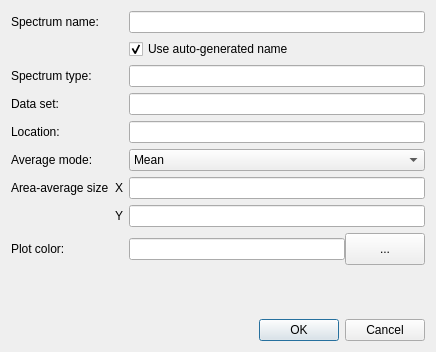
<?xml version="1.0" encoding="UTF-8"?>
<ui version="4.0">
 <class>SpectrumInfoEditor</class>
 <widget class="QDialog" name="SpectrumInfoEditor">
  <property name="geometry">
   <rect>
    <x>0</x>
    <y>0</y>
    <width>436</width>
    <height>352</height>
   </rect>
  </property>
  <property name="windowTitle">
   <string>Spectrum Information</string>
  </property>
  <property name="modal">
   <bool>true</bool>
  </property>
  <layout class="QGridLayout" name="gridLayout">
   <item row="4" column="0" colspan="2">
    <widget class="QLabel" name="label_location">
     <property name="text">
      <string>Location:</string>
     </property>
     <property name="buddy">
      <cstring>lineedit_location</cstring>
     </property>
    </widget>
   </item>
   <item row="8" column="2">
    <widget class="QWidget" name="widget" native="true">
     <layout class="QGridLayout" name="gridLayout_2" columnstretch="1,0">
      <property name="leftMargin">
       <number>0</number>
      </property>
      <property name="topMargin">
       <number>0</number>
      </property>
      <property name="rightMargin">
       <number>0</number>
      </property>
      <property name="bottomMargin">
       <number>0</number>
      </property>
      <property name="spacing">
       <number>0</number>
      </property>
      <item row="0" column="0">
       <widget class="QLineEdit" name="lineedit_plot_color"/>
      </item>
      <item row="0" column="1">
       <widget class="QPushButton" name="button_plot_color">
        <property name="minimumSize">
         <size>
          <width>32</width>
          <height>32</height>
         </size>
        </property>
        <property name="text">
         <string>...</string>
        </property>
       </widget>
      </item>
     </layout>
    </widget>
   </item>
   <item row="10" column="0" colspan="3">
    <widget class="QDialogButtonBox" name="buttonBox">
     <property name="orientation">
      <enum>Qt::Horizontal</enum>
     </property>
     <property name="standardButtons">
      <set>QDialogButtonBox::Cancel|QDialogButtonBox::Ok</set>
     </property>
    </widget>
   </item>
   <item row="0" column="2">
    <widget class="QLineEdit" name="lineedit_name"/>
   </item>
   <item row="7" column="1">
    <widget class="QLabel" name="label_area_avg_y">
     <property name="text">
      <string>Y</string>
     </property>
     <property name="buddy">
      <cstring>lineedit_area_avg_y</cstring>
     </property>
    </widget>
   </item>
   <item row="5" column="2">
    <widget class="QComboBox" name="combobox_avg_mode">
     <item>
      <property name="text">
       <string>Mean</string>
      </property>
     </item>
     <item>
      <property name="text">
       <string>Median</string>
      </property>
     </item>
    </widget>
   </item>
   <item row="7" column="2">
    <widget class="QLineEdit" name="lineedit_area_avg_y"/>
   </item>
   <item row="2" column="2">
    <widget class="QLineEdit" name="lineedit_spectrum_type">
     <property name="readOnly">
      <bool>true</bool>
     </property>
    </widget>
   </item>
   <item row="5" column="0" colspan="2">
    <widget class="QLabel" name="label_avg_mode">
     <property name="text">
      <string>Average mode:</string>
     </property>
     <property name="buddy">
      <cstring>combobox_avg_mode</cstring>
     </property>
    </widget>
   </item>
   <item row="2" column="0" colspan="2">
    <widget class="QLabel" name="label_spectrum_type">
     <property name="text">
      <string>Spectrum type:</string>
     </property>
     <property name="buddy">
      <cstring>lineedit_spectrum_type</cstring>
     </property>
    </widget>
   </item>
   <item row="8" column="0" colspan="2">
    <widget class="QLabel" name="label_plot_color">
     <property name="text">
      <string>Plot color:</string>
     </property>
     <property name="buddy">
      <cstring>lineedit_plot_color</cstring>
     </property>
    </widget>
   </item>
   <item row="6" column="2">
    <widget class="QLineEdit" name="lineedit_area_avg_x"/>
   </item>
   <item row="4" column="2">
    <widget class="QLineEdit" name="lineedit_location">
     <property name="readOnly">
      <bool>true</bool>
     </property>
    </widget>
   </item>
   <item row="0" column="0" colspan="2">
    <widget class="QLabel" name="label_description">
     <property name="text">
      <string>Spectrum name:</string>
     </property>
     <property name="buddy">
      <cstring>lineedit_name</cstring>
     </property>
    </widget>
   </item>
   <item row="3" column="0" colspan="2">
    <widget class="QLabel" name="label_dataset">
     <property name="text">
      <string>Data set:</string>
     </property>
     <property name="buddy">
      <cstring>lineedit_dataset</cstring>
     </property>
    </widget>
   </item>
   <item row="6" column="1">
    <widget class="QLabel" name="label_area_avg_x">
     <property name="text">
      <string>X</string>
     </property>
     <property name="buddy">
      <cstring>lineedit_area_avg_x</cstring>
     </property>
    </widget>
   </item>
   <item row="9" column="0" colspan="2">
    <spacer name="verticalSpacer">
     <property name="orientation">
      <enum>Qt::Vertical</enum>
     </property>
     <property name="sizeHint" stdset="0">
      <size>
       <width>20</width>
       <height>40</height>
      </size>
     </property>
    </spacer>
   </item>
   <item row="6" column="0">
    <widget class="QLabel" name="label_area_avg">
     <property name="text">
      <string>Area-average size</string>
     </property>
     <property name="alignment">
      <set>Qt::AlignLeading|Qt::AlignLeft|Qt::AlignVCenter</set>
     </property>
    </widget>
   </item>
   <item row="3" column="2">
    <widget class="QLineEdit" name="lineedit_dataset">
     <property name="readOnly">
      <bool>true</bool>
     </property>
    </widget>
   </item>
   <item row="1" column="2">
    <widget class="QCheckBox" name="ckbox_autogen_name">
     <property name="text">
      <string>Use auto-generated name</string>
     </property>
     <property name="checked">
      <bool>true</bool>
     </property>
    </widget>
   </item>
  </layout>
 </widget>
 <resources/>
 <connections>
  <connection>
   <sender>buttonBox</sender>
   <signal>accepted()</signal>
   <receiver>SpectrumInfoEditor</receiver>
   <slot>accept()</slot>
   <hints>
    <hint type="sourcelabel">
     <x>248</x>
     <y>254</y>
    </hint>
    <hint type="destinationlabel">
     <x>157</x>
     <y>274</y>
    </hint>
   </hints>
  </connection>
  <connection>
   <sender>buttonBox</sender>
   <signal>rejected()</signal>
   <receiver>SpectrumInfoEditor</receiver>
   <slot>reject()</slot>
   <hints>
    <hint type="sourcelabel">
     <x>316</x>
     <y>260</y>
    </hint>
    <hint type="destinationlabel">
     <x>286</x>
     <y>274</y>
    </hint>
   </hints>
  </connection>
 </connections>
</ui>
